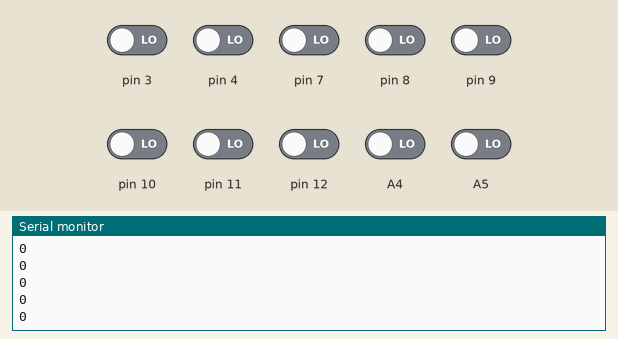
The sketch below on a simulated Arduino Uno, built with avr-gcc and run on an emulated ATmega328P. On the bench: the last lines printed to the serial monitor. The inputs (shaded band) are chosen by the test bench; at power-on: A4, A5, pin 3, pin 4, pin 7–12 LOW.

Above: at 1.2 s.
1.3 s: pin 3 driven HIGH
At 1.72 s:
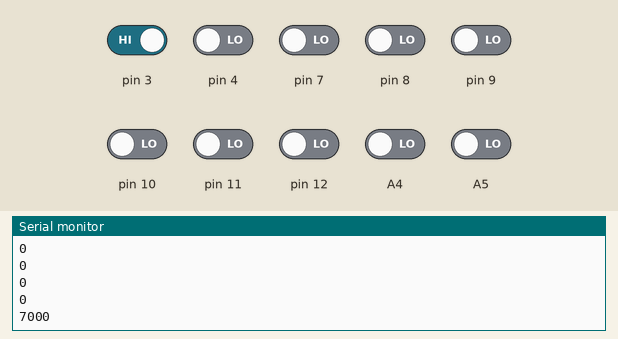
2.8 s: pin 4 driven HIGH
At 3.0 s:
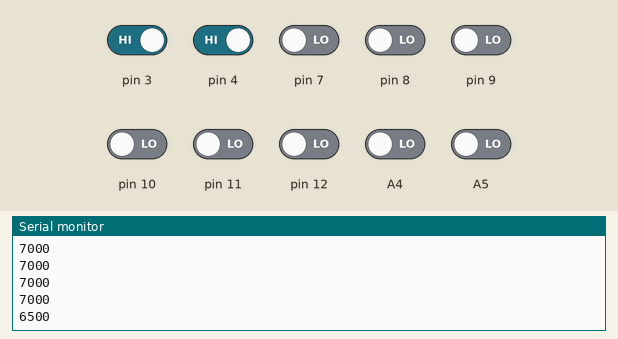
4.3 s: pin 7 driven HIGH
At 4.54 s:
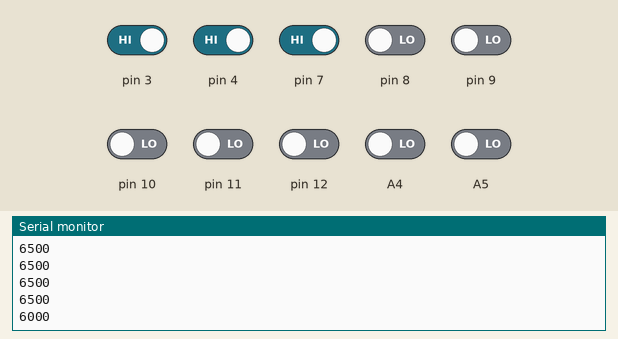
5.8 s: pin 8 driven HIGH
At 6.07 s:
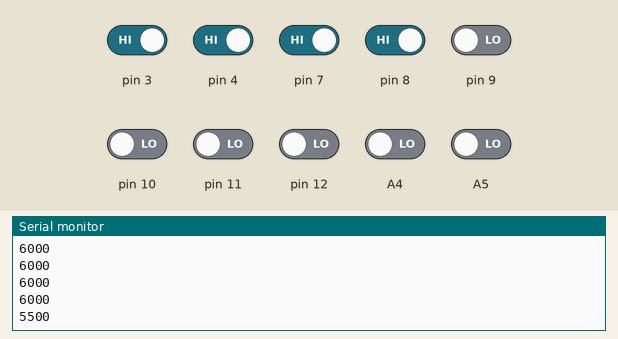
7.3 s: pin 9 driven HIGH
At 7.61 s:
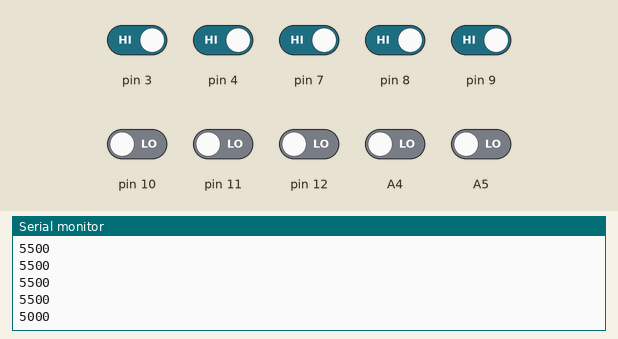
8.8 s: pin 10 driven HIGH
At 9.15 s:
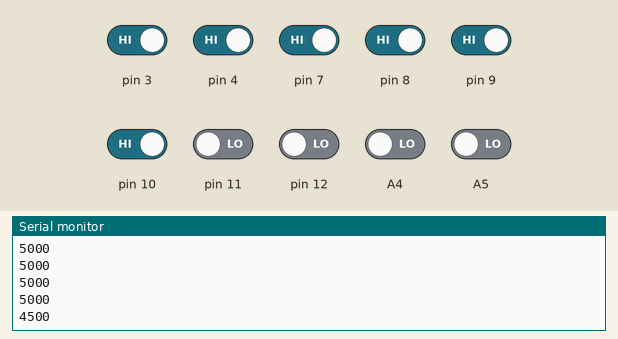
Timing chart, 0 to 11.3 s (numbered marks = the images above; inputs shaded):
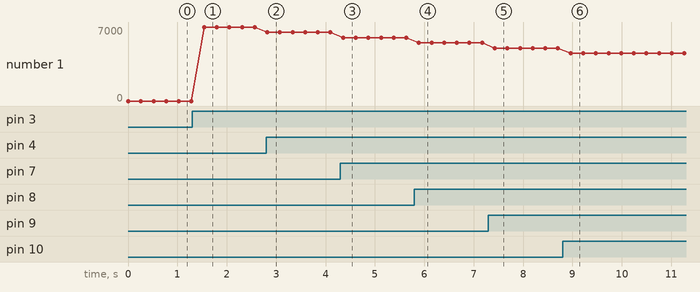

Measured:
- after the input at 1.3 s, the serial monitor: prints a new line after 0.24 s (image 1)
- after the input at 2.8 s, the serial monitor: prints a new line at once (image 2)
- after the input at 4.3 s, the serial monitor: prints a new line after 0.06 s (image 3)
- after the input at 5.8 s, the serial monitor: prints a new line after 0.09 s (image 4)
- after the input at 7.3 s, the serial monitor: prints a new line after 0.13 s (image 5)
- after the input at 8.8 s, the serial monitor: prints a new line after 0.16 s (image 6)
- plotted number 1: 0 → 7000 after the input at 1.3 s, 7000 → 6500 after the input at 2.8 s, 6500 → 6000 after the input at 4.3 s, 6000 → 5500 after the input at 5.8 s, 5500 → 5000 after the input at 7.3 s

The sketch:

POSITION_LFR.ino
```cpp
#include <QTRSensors.h>

// This example is designed for use with eight RC QTR sensors. These
// reflectance sensors should be connected to digital pins 3 to 10. The
// sensors' emitter control pin (CTRL or LEDON) can optionally be connected to
// digital pin 2, or you can leave it disconnected and remove the call to
// setEmitterPin().
//
// The main loop of the example reads the raw sensor values (uncalibrated). You
// can test this by taping a piece of 3/4" black electrical tape to a piece of
// white paper and sliding the sensor across it. It prints the sensor values to
// the serial monitor as numbers from 0 (maximum reflectance) to 2500 (minimum
// reflectance; this is the default RC timeout, which can be changed with
// setTimeout()).

QTRSensors qtr;

const uint8_t SensorCount = 10;
uint16_t sensorValues[SensorCount];

void setup()
{
  // configure the sensors
  qtr.setTypeRC();
  qtr.setSensorPins((const uint8_t[]){12,11,10,9,8,7,4,3,A4,A5}, SensorCount);
  qtr.setEmitterPin(2);

  Serial.begin(9600);
}


void loop()
{
  // read raw sensor values
  qtr.read(sensorValues);

  // print the sensor values as numbers from 0 to 2500, where 0 means maximum
  // reflectance and 2500 means minimum reflectance
 // for (uint8_t i = 0; i < SensorCount; i++)
  //{
    //Serial.print(sensorValues[i]);
    //Serial.print('\t');
  //}
  Serial.println();
  uint16_t Position = qtr.readLineBlack(sensorValues); //read the current position
  Serial.println(Position);
  delay(250);
}
```
